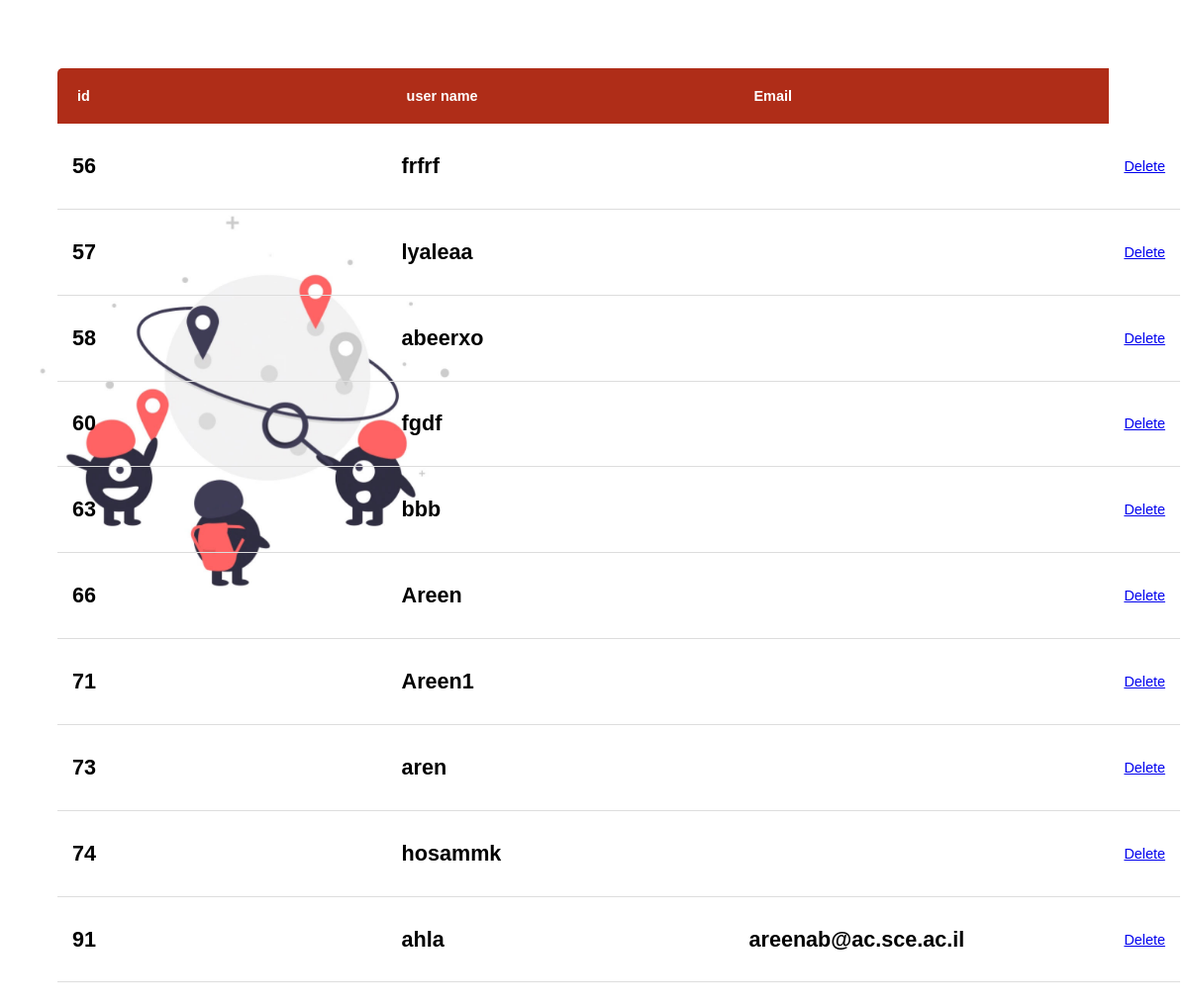
Before: /deluser/ with the older database file.
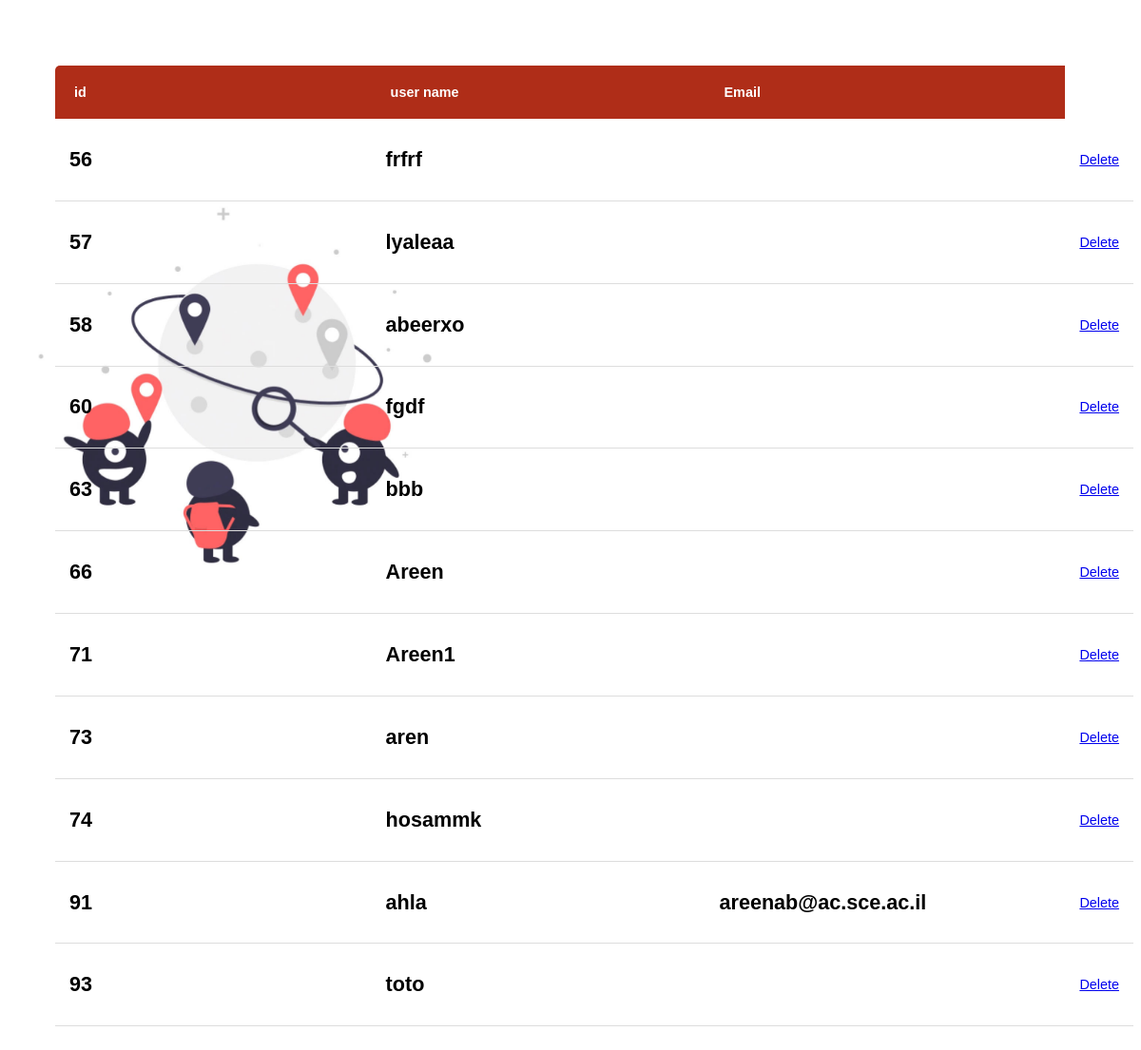
After: the same page with the newer database file.
### project/models.py (models this page shows)
class User(AbstractUser):
    is_passenger=models.BooleanField(default=False)
    is_Admin=models.BooleanField(default=False)

### project/views.py (the view)
# urls.py: path('deluser/',views.deluser,name="deluser"),
def  deluser(request):
    user= User.objects.filter(is_passenger=True)
    return render(request,'project/deluser.html',{'users': user})

### project/templates/project/deluser.html (shortened to what this page needs)
{% load static %}
<!DOCTYPE html>
<html>
    <head>
        <link rel="stylesheet" href="">
    </head>
<body  style="background-image:url('{% static 'img/unnamed.jpg' %}'); background-repeat: no-repeat; background-size:100%;">
  <br>
  <br>
      <table class="content-table">
  <thead>
    <tr>
      <th>id</th>
      <th>user name</th>
      <th>Email</th>
    </tr>
  </thead>
  {% for user in users%}
  <tr>
    <td><b><h2>{{user.id}}</h2></b></td>
    <td><b><h2>{{user.username}}</h2></b></td>
    <td><b><h2>{{user.email}}</h2></b></td>
    <td>
    <a href="/delete/{{user.id}}" class="btn btn-danger" > Delete </a>
    </td>
    </tr>
    {% endfor %}
</table>
    </body>
</html>

Changed rows visible on the page:
added User: id "93", username "toto"
